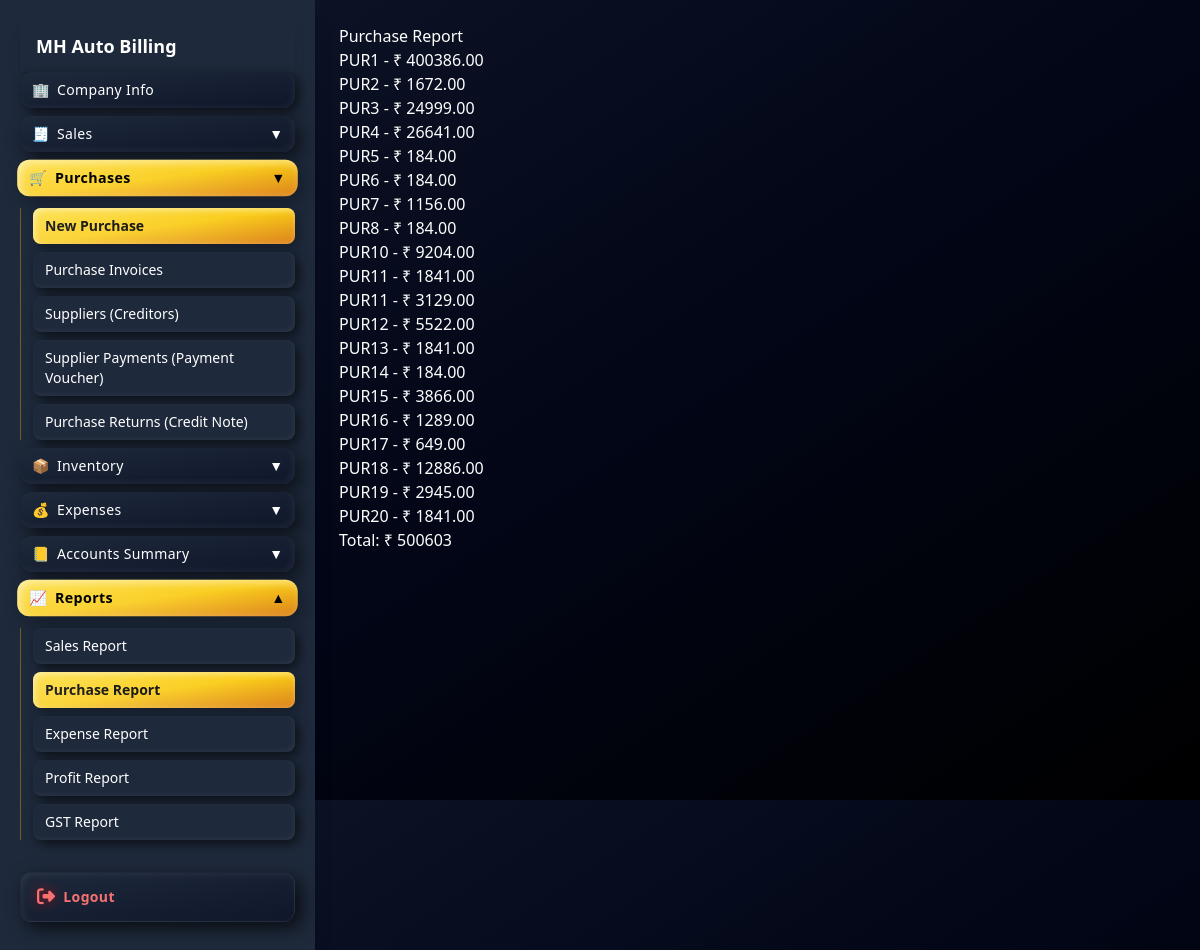
The app's page /reports/purchase/ (signed in) with its own data.
### apps/core/models.py (models this page shows, shortened)
class Purchase(models.Model):
    payment_mode = models.CharField(
    max_length=10,
    choices=(
        ("cash", "Cash"),
        ("bank", "Bank"),
        ("credit", "Credit"),
    ),
    default="cash"
)
    supplier = models.ForeignKey(Supplier, on_delete=models.CASCADE)
    invoice_number = models.CharField(max_length=50)
    date = models.DateTimeField(auto_now_add=True)
    subtotal = models.DecimalField(max_digits=10, decimal_places=2, default=0)
    cgst = models.DecimalField(max_digits=10, decimal_places=2, default=0)
    sgst = models.DecimalField(max_digits=10, decimal_places=2, default=0)
    roundoff = models.DecimalField(max_digits=10, decimal_places=2, default=0)
    total = models.DecimalField(max_digits=10, decimal_places=2, default=0)

### apps/core/views.py (the view)
# urls.py: path("reports/purchase/", views.purchase_report),
@login_required
def purchase_report(request):
    purchases = Purchase.objects.all()
    total = purchases.aggregate(total=Sum("total"))["total"] or 0
    return render(request, "dashboard/reports/purchase.html", {
        "purchases": purchases,
        "total": total
    })

### templates/dashboard/reports/purchase.html
{% extends "dashboard/base.html" %}
{% block content %}
<h2>Purchase Report</h2>
{% for p in purchases %}
<p>{{ p.invoice_number }} - ₹ {{ p.total }}</p>
{% endfor %}
<h3>Total: ₹ {{ total }}</h3>
{% endblock %}

### templates/dashboard/base.html (style rules this page uses)
body { padding-bottom:100px; }

### records on screen
Purchase: invoice_number "PUR1", total "400386.00"
Purchase: invoice_number "PUR2", total "1672.00"
Purchase: invoice_number "PUR3", total "24999.00"
Purchase: invoice_number "PUR4", total "26641.00"
Purchase: invoice_number "PUR5", total "184.00"
Purchase: invoice_number "PUR6", total "184.00"
Purchase: invoice_number "PUR7", total "1156.00"
Purchase: invoice_number "PUR8", total "184.00"
Purchase: invoice_number "PUR10", total "9204.00"
Purchase: invoice_number "PUR11", total "1841.00"
Purchase: invoice_number "PUR11", total "3129.00"
Purchase: invoice_number "PUR12", total "5522.00"
Purchase: invoice_number "PUR13", total "1841.00"
Purchase: invoice_number "PUR14", total "184.00"
Purchase: invoice_number "PUR15", total "3866.00"
Purchase: invoice_number "PUR16", total "1289.00"
Purchase: invoice_number "PUR17", total "649.00"
Purchase: invoice_number "PUR18", total "12886.00"
Purchase: invoice_number "PUR19", total "2945.00"
Purchase: invoice_number "PUR20", total "1841.00"

### other values on screen
{{ total }} "500603"
